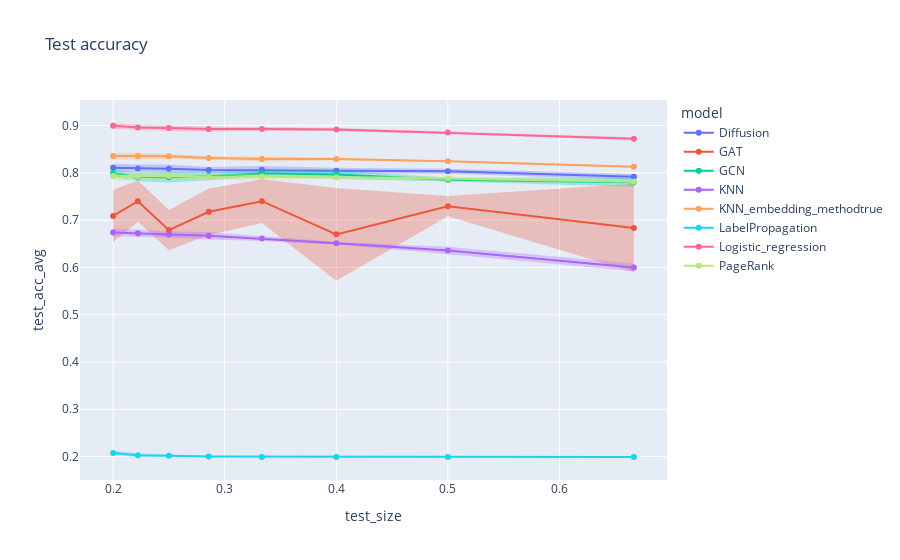

Here is the notebook cell this chart was saved with:
### Markdown cell above
`Wikivitals`

### Code cell
# Compute average and standard deviation according to values of k
grouped = df_tot.groupby(['dataset', 'model', 'k', 'train_size', 'test_size'])[['train_acc', 'test_acc']].agg({'train_acc': ['mean', 'std'], 'test_acc': ['mean', 'std']}).reset_index()
grouped.columns = ['dataset', 'model', 'k', 'train_size', 'test_size', 'train_acc_avg', 'train_acc_std', 'test_acc_avg', 'test_acc_std', ]
grouped

# Test split
for error_y_mode in {'band'}:
    fig = line(
        data_frame = grouped[grouped['dataset']=='wikivitals'],
        x = 'test_size',
        y = 'test_acc_avg',
        error_y = 'test_acc_std',
        error_y_mode = error_y_mode,
        color = 'model',
        title = f'Test accuracy',
        markers = '.',
    )
    fig.show()

### Figure 1 — Plotly figure (JSON) as saved in the notebook; plotly's stock layout.template omitted (floating-point values rounded to 4 significant figures)
{"data": [{"fill": "toself", "fillcolor": "rgba(99,110,250,.3)", "hoverinfo": "skip", "legendgroup": "Diffusion", "line": {"color": "rgba(255,255,255,0)"}, "showlegend": false, "type": "scatter", "x": [0.6667, 0.5, 0.4, 0.3333, 0.2857, 0.25, 0.2222, 0.2, 0.2, 0.2222, 0.25, 0.2857, 0.3333, 0.4, 0.5, 0.6667], "xaxis": "x", "y": [0.7973, 0.8085, 0.8109, 0.8147, 0.8124, 0.8176, 0.8175, 0.8194, 0.8018, 0.8008, 0.8002, 0.7998, 0.798, 0.7984, 0.7979, 0.7858], "yaxis": "y"}, {"hovertemplate": "model=Diffusion<br>test_size=%{x}<br>test_acc_avg=%{y}<extra></extra>", "legendgroup": "Diffusion", "line": {"color": "#636efa", "dash": "solid"}, "marker": {"symbol": "circle"}, "mode": "markers+lines", "name": "Diffusion", "orientation": "v", "showlegend": true, "type": "scatter", "x": [0.6667, 0.5, 0.4, 0.3333, 0.2857, 0.25, 0.2222, 0.2], "xaxis": "x", "y": [0.7916, 0.8032, 0.8047, 0.8064, 0.8061, 0.8089, 0.8092, 0.8106], "yaxis": "y"}, {"fill": "toself", "fillcolor": "rgba(239,85,59,.3)", "hoverinfo": "skip", "legendgroup": "GAT", "line": {"color": "rgba(255,255,255,0)"}, "showlegend": false, "type": "scatter", "x": [0.6667, 0.5, 0.4, 0.3333, 0.2857, 0.25, 0.2222, 0.2, 0.2, 0.2222, 0.25, 0.2857, 0.3333, 0.4, 0.5, 0.6667], "xaxis": "x", "y": [0.7772, 0.7509, 0.7681, 0.7864, 0.767, 0.7214, 0.7836, 0.7643, 0.6538, 0.6966, 0.6365, 0.6685, 0.6937, 0.5717, 0.7082, 0.5899], "yaxis": "y"}, {"hovertemplate": "model=GAT<br>test_size=%{x}<br>test_acc_avg=%{y}<extra></extra>", "legendgroup": "GAT", "line": {"color": "#EF553B", "dash": "solid"}, "marker": {"symbol": "circle"}, "mode": "markers+lines", "name": "GAT", "orientation": "v", "showlegend": true, "type": "scatter", "x": [0.6667, 0.5, 0.4, 0.3333, 0.2857, 0.25, 0.2222, 0.2], "xaxis": "x", "y": [0.6835, 0.7296, 0.6699, 0.7401, 0.7177, 0.6789, 0.7401, 0.709], "yaxis": "y"}, {"fill": "toself", "fillcolor": "rgba(0,204,150,.3)", "hoverinfo": "skip", "legendgroup": "GCN", "line": {"color": "rgba(255,255,255,0)"}, "showlegend": false, "type": "scatter", "x": [0.6667, 0.5, 0.4, 0.3333, 0.2857, 0.25, 0.2222, 0.2, 0.2, 0.2222, 0.25, 0.2857, 0.3333, 0.4, 0.5, 0.6667], "xaxis": "x", "y": [0.79, 0.7895, 0.8061, 0.8058, 0.801, 0.8018, 0.8001, 0.807, 0.7919, 0.7823, 0.7794, 0.7842, 0.7914, 0.7872, 0.7815, 0.7704], "yaxis": "y"}, {"hovertemplate": "model=GCN<br>test_size=%{x}<br>test_acc_avg=%{y}<extra></extra>", "legendgroup": "GCN", "line": {"color": "#00cc96", "dash": "solid"}, "marker": {"symbol": "circle"}, "mode": "markers+lines", "name": "GCN", "orientation": "v", "showlegend": true, "type": "scatter", "x": [0.6667, 0.5, 0.4, 0.3333, 0.2857, 0.25, 0.2222, 0.2], "xaxis": "x", "y": [0.7802, 0.7855, 0.7967, 0.7986, 0.7926, 0.7906, 0.7912, 0.7995], "yaxis": "y"}, {"fill": "toself", "fillcolor": "rgba(171,99,250,.3)", "hoverinfo": "skip", "legendgroup": "KNN", "line": {"color": "rgba(255,255,255,0)"}, "showlegend": false, "type": "scatter", "x": [0.6667, 0.5, 0.4, 0.3333, 0.2857, 0.25, 0.2222, 0.2, 0.2, 0.2222, 0.25, 0.2857, 0.3333, 0.4, 0.5, 0.6667], "xaxis": "x", "y": [0.6082, 0.6437, 0.6543, 0.6668, 0.6747, 0.6764, 0.6804, 0.6825, 0.6658, 0.6646, 0.6626, 0.6591, 0.6558, 0.6483, 0.628, 0.5919], "yaxis": "y"}, {"hovertemplate": "model=KNN<br>test_size=%{x}<br>test_acc_avg=%{y}<extra></extra>", "legendgroup": "KNN", "line": {"color": "#ab63fa", "dash": "solid"}, "marker": {"symbol": "circle"}, "mode": "markers+lines", "name": "KNN", "orientation": "v", "showlegend": true, "type": "scatter", "x": [0.6667, 0.5, 0.4, 0.3333, 0.2857, 0.25, 0.2222, 0.2], "xaxis": "x", "y": [0.6001, 0.6358, 0.6513, 0.6613, 0.6669, 0.6695, 0.6725, 0.6741], "yaxis": "y"}, {"fill": "toself", "fillcolor": "rgba(255,161,90,.3)", "hoverinfo": "skip", "legendgroup": "KNN_embedding_methodtrue", "line": {"color": "rgba(255,255,255,0)"}, "showlegend": false, "type": "scatter", "x": [0.6667, 0.5, 0.4, 0.3333, 0.2857, 0.25, 0.2222, 0.2, 0.2, 0.2222, 0.25, 0.2857, 0.3333, 0.4, 0.5, 0.6667], "xaxis": "x", "y": [0.8151, 0.8268, 0.8325, 0.8346, 0.8351, 0.8406, 0.8427, 0.842, 0.8289, 0.8281, 0.8293, 0.8281, 0.8243, 0.826, 0.8228, 0.8102], "yaxis": "y"}, {"hovertemplate": "model=KNN_embedding_methodtrue<br>test_size=%{x}<br>test_acc_avg=%{y}<extra></extra>", "legendgroup": "KNN_embedding_methodtrue", "line": {"color": "#FFA15A", "dash": "solid"}, "marker": {"symbol": "circle"}, "mode": "markers+lines", "name": "KNN_embedding_methodtrue", "orientation": "v", "showlegend": true, "type": "scatter", "x": [0.6667, 0.5, 0.4, 0.3333, 0.2857, 0.25, 0.2222, 0.2], "xaxis": "x", "y": [0.8127, 0.8248, 0.8292, 0.8294, 0.8316, 0.8349, 0.8354, 0.8354], "yaxis": "y"}, {"fill": "toself", "fillcolor": "rgba(25,211,243,.3)", "hoverinfo": "skip", "legendgroup": "LabelPropagation", "line": {"color": "rgba(255,255,255,0)"}, "showlegend": false, "type": "scatter", "x": [0.6667, 0.5, 0.4, 0.3333, 0.2857, 0.25, 0.2222, 0.2, 0.2, 0.2222, 0.25, 0.2857, 0.3333, 0.4, 0.5, 0.6667], "xaxis": "x", "y": [0.199, 0.199, 0.1991, 0.1997, 0.2013, 0.2042, 0.2069, 0.2128, 0.2027, 0.1992, 0.1995, 0.1989, 0.1986, 0.1989, 0.1988, 0.1988], "yaxis": "y"}, {"hovertemplate": "model=LabelPropagation<br>test_size=%{x}<br>test_acc_avg=%{y}<extra></extra>", "legendgroup": "LabelPropagation", "line": {"color": "#19d3f3", "dash": "solid"}, "marker": {"symbol": "circle"}, "mode": "markers+lines", "name": "LabelPropagation", "orientation": "v", "showlegend": true, "type": "scatter", "x": [0.6667, 0.5, 0.4, 0.3333, 0.2857, 0.25, 0.2222, 0.2], "xaxis": "x", "y": [0.1989, 0.1989, 0.199, 0.1991, 0.2001, 0.2018, 0.203, 0.2078], "yaxis": "y"}, {"fill": "toself", "fillcolor": "rgba(255,102,146,.3)", "hoverinfo": "skip", "legendgroup": "Logistic_regression", "line": {"color": "rgba(255,255,255,0)"}, "showlegend": false, "type": "scatter", "x": [0.6667, 0.5, 0.4, 0.3333, 0.2857, 0.25, 0.2222, 0.2, 0.2, 0.2222, 0.25, 0.2857, 0.3333, 0.4, 0.5, 0.6667], "xaxis": "x", "y": [0.8751, 0.8882, 0.895, 0.8971, 0.8979, 0.9004, 0.9012, 0.9059, 0.8933, 0.8904, 0.8891, 0.8871, 0.8886, 0.8887, 0.8826, 0.8692], "yaxis": "y"}, {"hovertemplate": "model=Logistic_regression<br>test_size=%{x}<br>test_acc_avg=%{y}<extra></extra>", "legendgroup": "Logistic_regression", "line": {"color": "#FF6692", "dash": "solid"}, "marker": {"symbol": "circle"}, "mode": "markers+lines", "name": "Logistic_regression", "orientation": "v", "showlegend": true, "type": "scatter", "x": [0.6667, 0.5, 0.4, 0.3333, 0.2857, 0.25, 0.2222, 0.2], "xaxis": "x", "y": [0.8721, 0.8854, 0.8919, 0.8928, 0.8925, 0.8947, 0.8958, 0.8996], "yaxis": "y"}, {"fill": "toself", "fillcolor": "rgba(182,232,128,.3)", "hoverinfo": "skip", "legendgroup": "PageRank", "line": {"color": "rgba(255,255,255,0)"}, "showlegend": false, "type": "scatter", "x": [0.6667, 0.5, 0.4, 0.3333, 0.2857, 0.25, 0.2222, 0.2, 0.2, 0.2222, 0.25, 0.2857, 0.3333, 0.4, 0.5, 0.6667], "xaxis": "x", "y": [0.7826, 0.7925, 0.7937, 0.798, 0.7971, 0.8014, 0.8025, 0.8038, 0.7833, 0.7847, 0.7862, 0.7846, 0.7862, 0.7878, 0.7838, 0.7795], "yaxis": "y"}, {"hovertemplate": "model=PageRank<br>test_size=%{x}<br>test_acc_avg=%{y}<extra></extra>", "legendgroup": "PageRank", "line": {"color": "#B6E880", "dash": "solid"}, "marker": {"symbol": "circle"}, "mode": "markers+lines", "name": "PageRank", "orientation": "v", "showlegend": true, "type": "scatter", "x": [0.6667, 0.5, 0.4, 0.3333, 0.2857, 0.25, 0.2222, 0.2], "xaxis": "x", "y": [0.781, 0.7881, 0.7907, 0.7921, 0.7908, 0.7938, 0.7936, 0.7935], "yaxis": "y"}], "layout": {"legend": {"title": {"text": "model"}, "tracegroupgap": 0}, "title": {"text": "Test accuracy"}, "xaxis": {"anchor": "y", "domain": [0, 1], "title": {"text": "test_size"}}, "yaxis": {"anchor": "x", "domain": [0, 1], "title": {"text": "test_acc_avg"}}}}
